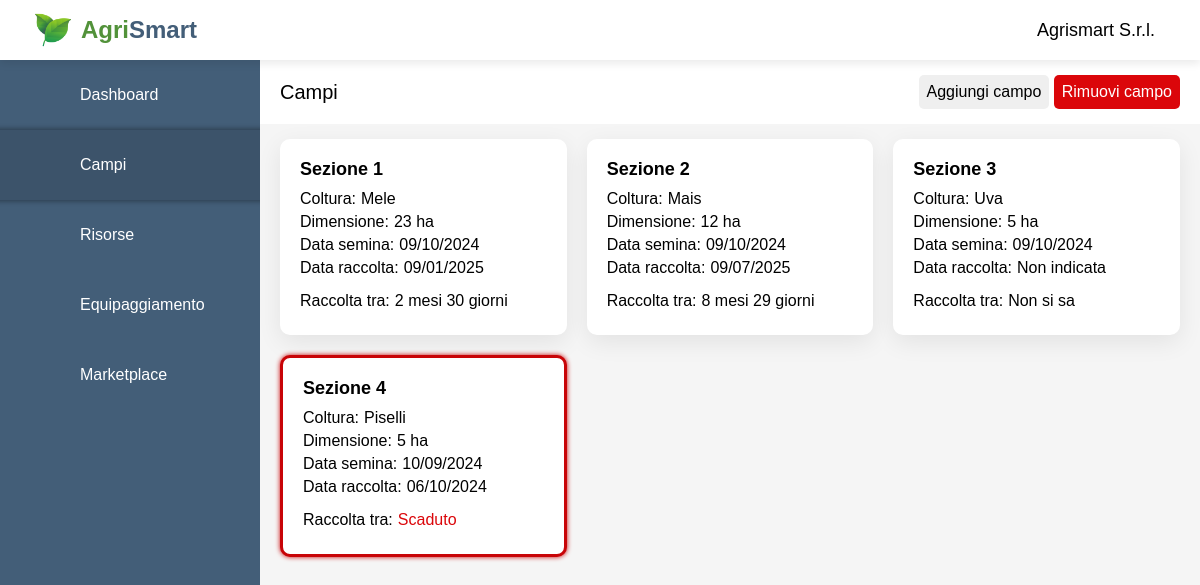
The page /agrismart/dashboard/fields.php (signed in) on the database its author committed.
### tables this page shows
CREATE TABLE `campi` (
  `id_campo` int(11) NOT NULL,
  `nome_campo` varchar(255) NOT NULL,
  `coltura` varchar(255) NOT NULL,
  `dimensione` int(11) NOT NULL,
  `data_semina` date NOT NULL DEFAULT current_timestamp(),
  `data_raccolta` date DEFAULT NULL,
  `id_utente` int(11) NOT NULL
);

### agrismart/dashboard/fields.php (the view, shortened to what this page needs)
<?php
    require_once "../main-page/scripts/database.php";
?>
<!DOCTYPE html>
<html lang="en">
<head>
    <link rel="stylesheet" href="https://atugatran.github.io/FontAwesome6Pro/css/all.min.css" >
    <link rel="stylesheet" href="styles/style_fields.css">
</head>
<body>
    <div class="container">
        <div class="topbar">
            <div class="topbar-logo">
                <a id="topbar-link-logo" href="dashboard.php">
                    <img src="/agrismart/img/leaf.png">
                    <h2 style="color: #52923a;">Agri</h2>
                    <h2 style="color: #435e78;">Smart</h2>
                </a>
            </div>
            <div class="topbar-session">
                <h3 id="topbar-farm-name"><?php echo $_SESSION['nomeAzienda']?></h3>
                <a href="scripts/logout.php"><button id="topbar-logout-btn"><i class='fa-regular fa-arrow-right-from-bracket'></i></button></a>
            </div>
        </div>
        <div class="sidebar">
            <div class="sidebar-button" id="sidebar-dashboard-button">
                <a href="dashboard.php">
                    <div>Dashboard</div>
                </a>
            </div>
            <div class="sidebar-button" id="sidebar-fields-button">
                <a href="fields.php">
                    <div>Campi</div>
                </a>
            </div>
            <div class="sidebar-button" id="sidebar-resources-button">
                <a href="resources.php">
                    <div>Risorse</div>
                </a>
            </div>
            <div class="sidebar-button" id="sidebar-equip-button">
                <a href="equip.php">
                    <div>Equipaggiamento</div>
                </a>
            </div>
            <div class="sidebar-button" id="sidebar-market-button">
                <a href="market.php">
                    <div>Marketplace</div>
                </a>
            </div>
            </div>
        </div>
        <div class="main">
            <div class="upbar">
                <div class="upbar-title">Campi</div>
                <div class="upbar-buttons">
                    <button id="upbar-add-btn">Aggiungi campo</button>
                    <button id="upbar-remove-btn">Rimuovi campo</button>
                </div>
            </div>
            <div class="cards">
                <?php
                    $sql = "SELECT * FROM campi WHERE id_utente = ?";
                    $stmt = mysqli_stmt_init($conn);
                    if (mysqli_stmt_prepare($stmt, $sql)) {
                        mysqli_stmt_bind_param($stmt, "i", $_SESSION["idUtente"]);
                        mysqli_stmt_execute($stmt);
                        $result = mysqli_stmt_get_result($stmt);
                        require_once "scripts/icons.php";
                        while ($row = mysqli_fetch_assoc($result)) {
                            $iconClass = isset($icons[$row["coltura"]]) ? $icons[$row["coltura"]] : "fa fa-leaf";
                            $dataSemina = DateTime::createFromFormat('Y-m-d', $row["data_semina"]);
                            $dataSeminaFormattata = $dataSemina->format('d/m/Y');
                            $dataRaccolta = DateTime::createFromFormat('Y-m-d', $row["data_raccolta"]);
                            $dataRaccoltaFormattata = $dataRaccolta ? $dataRaccolta->format('d/m/Y') : 'Non indicata';
                            $scaduto = false;
                            if ($dataRaccolta) {
                                $dataAttuale = new DateTime();
                                $differenza = $dataAttuale->diff($dataRaccolta);
                                if ($differenza->invert) {
                                    $scaduto = true;
                                }
                            }
                            $scadutoClass = $scaduto ? 'scaduto' : '';
                            echo "<div class='card $scadutoClass'>" .
                                    "<div class='card-name'>".$row["nome_campo"] ."</div>" .
                                    "<i" . $iconClass ."></i>" .
                                    "<div class='card-content'>" .
                                        "<div class='card-label'><div class='card-title-label'>Coltura:</div>" . $row["coltura"] ."</div>" .
                                        "<div class='card-label'><div class='card-title-label'>Dimensione:</div>" . $row["dimensione"] . ' ha'. "</div>" .
                                        "<div class='card-label'><div class='card-title-label'>Data semina:</div>" . $dataSeminaFormattata . "</div>" .
                                        "<div class='card-label'><div class='card-title-label'>Data raccolta:</div>" . $dataRaccoltaFormattata . "</div>" .
                                        "<div class='card-label' style='margin-top:10px' ><div class='card-title-label'>Raccolta tra:</div>";
                                        if ($dataRaccolta) {
                                            if($scaduto){
                                                echo "<div style='color:#db060a;font-weight:500;'>Scaduto</div>";
                                            }
                                            else{
                                                $mesi = $differenza->m + ($differenza->y * 12);
                                                $giorni = $differenza->d;
                                                echo "<div>" . ($mesi > 0 ? " $mesi mesi" : "") . ($giorni > 0 ? " $giorni giorni" : "") . "</div>";
                                            }
                                        }
                                        else{
                                            echo "<div> Non si sa</div>";
                                        }
                                    echo "</div>" .
                                    "</div>" .
                                    "<form action='fields.php' method='post'>" .
                                        "<input type='hidden' name='id-campo-submit' value='" . $row["id_campo"] . "'>" .
                                        "<button type='submit' name='delete-field-submit' class='card-delete disabled'>-</button>" .
                                    "</form>" .
                                 "</div>";
                        }
                    }
                ?>
            </div>
        </div>
</body>
</html>

### agrismart/dashboard/styles/style_fields.css (style rules this page uses)
* { padding: 0; margin: 0; box-sizing: border-box; font-family: 'Montserrat', sans-serif; }
.main { position: absolute; top: 60px; width: calc(100% - 260px); left: 260px; min-height: calc(100vh - 60px); background: #f5f5f5; }
.topbar { position: fixed; background-color: #fff; box-shadow: 0 4px 8px 0 rgba(0,0,0,0.08); padding: 0 20px; height: 60px; width: 100%; display: flex; justify-content: space-between; align-items: center; z-index: 1; }
.topbar-logo img { width: 36px; margin-right: 10px; }
.topbar-session { display: flex; flex-direction: row; align-items: center; }
#topbar-link-logo { display: flex; align-items: center; text-decoration: none; padding-left: 15px; }
#topbar-farm-name { font-size: 18px; font-weight: 500; }
.sidebar { position: fixed; top: 60px; width: 260px; height: calc(100% - 60px); background:#435e78; overflow-x: hidden; }
.sidebar-button { width: 100%; padding: 5px 20px; background-color: #435e78; }
.sidebar-button a { width: 100%; font-weight: 450; text-decoration: none; color: #fff; height: 60px; display: flex; align-items: center; }
#sidebar-resources-button { box-shadow: inset 0px 10px 6px -10px rgba(0, 0, 0, 0.5); }
#sidebar-fields-button { background-color: #3c536a; }
#sidebar-dashboard-button { box-shadow: inset 0px -10px 6px -10px rgba(0, 0, 0, 0.5); }
.upbar { display: grid; grid-template-columns: 2fr auto; padding: 15px 20px; background-color: #fff; align-items: center; }
.upbar-title { font-size:20px; font-weight: 400; }
.upbar-buttons button { padding: 8px; border: none; border-radius: 5px; font-size: 16px; cursor: pointer; transition: 0.2s; }
#upbar-remove-btn { color:#fff; background-color: #db060a; }
.cards { width: 100%; padding: 15px 20px; display: grid; grid-template-columns: repeat(3, 1fr); grid-gap: 20px; }
.card { position: relative; padding: 20px; display:flex; flex-direction: column; justify-content: space-between; background: #fff; border-radius: 10px; box-shadow: 0 7px 25px rgba(0,0,0,0.08); }
.card-name { font-size: 18px; font-weight: 600; margin-bottom: 10px; }
.card-label { display: flex; flex-direction: row; }
.card-title-label { font-weight: 500; margin-bottom: 5px; margin-right: 5px; }
.scaduto { border: 3px solid #c80407; box-shadow: 0px 0px 5px #c80407; }

### rows shown on the page
campi: nome_campo "Sezione 1", coltura "Mele", dimensione "23", data_semina "09/10/2024", data_raccolta "09/01/2025", data_raccolta "2", data_raccolta "30"
campi: nome_campo "Sezione 2", coltura "Mais", dimensione "12", data_semina "09/10/2024", data_raccolta "09/07/2025", data_raccolta "8", data_raccolta "29"
campi: nome_campo "Sezione 3", coltura "Uva", dimensione "5", data_semina "09/10/2024", data_raccolta "Non indicata", shows "Non si sa"
campi: nome_campo "Sezione 4", coltura "Piselli", dimensione "5", data_semina "10/09/2024", data_raccolta "06/10/2024", shows "Scaduto"

### other values the page prints
$_SESSION['nomeAzienda'] "Agrismart S.r.l."
